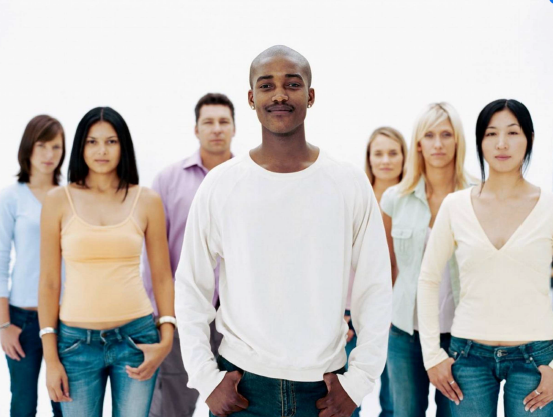
#> input picture images/q02.PNG, 553 x 417 px, found by its file name
$ jupyter execute --allow-errors q02_yolov3_tiny.ipynb   (shell and % lines are left out)
#> lines starting #> are read from the running program, lines starting #| are printed output that depends on the picture
<a href="https://colab.research.google.com/github/LyndainesSantos/detection_methods/blob/main/q02_yolov3_tiny.ipynb" target="_parent"></a>

[cell 1]
cd darknet

[cell 2]
path_image = '/content/images/q02.PNG'

[cell 3]
import cv2
import matplotlib.pyplot as plt

[cell 4]
def read_image(path):
#> called with path = '/content/images/q02.PNG'
  imagem = cv2.imread(path)
#> imagem is the input picture: shape (417, 553, 3); mean B, G, R 185.5, 188.7, 191.9
  return imagem

def display_image(img):
  fig=plt.gcf()
  fig.set_size_inches(18,10)
  plt.axis('off')
  plt.imshow(cv2.cvtColor(img, cv2.COLOR_BGR2RGB))
  plt.show()

def preprocessamento(imagem):
    # Equalização de histograma em cada canal de cor
    img_yuv = cv2.cvtColor(imagem, cv2.COLOR_BGR2YUV)
#> img_yuv: shape (417, 553, 3); mean of channels 0, 1, 2 189.3, 126.1, 130.3
    img_yuv[:, :, 0] = cv2.equalizeHist(img_yuv[:, :, 0])
#> img_yuv: shape (417, 553, 3); mean of channels 0, 1, 2 134.8, 126.1, 130.3
    imagem_eq = cv2.cvtColor(img_yuv, cv2.COLOR_YUV2BGR)
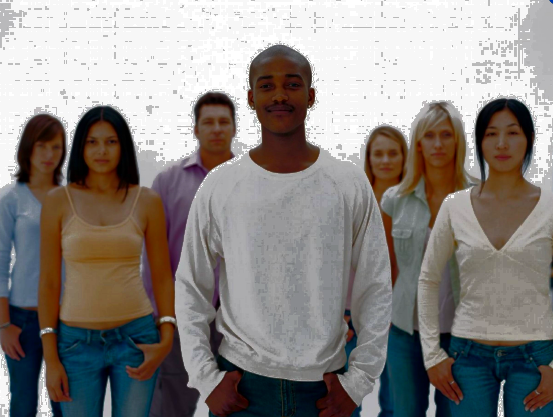
#> imagem_eq: shape (417, 553, 3); mean B, G, R 131.1, 134.2, 139
    cv2.imwrite('q02_red_eq.png', imagem_eq)
    return


$ run again, with images/q01.PNG copied over images/q02.PNG
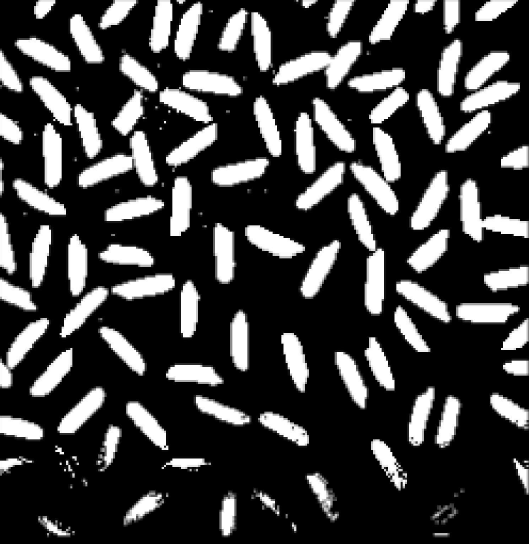
#> input picture images/q01.PNG, 529 x 544 px, found by its file name
#> in read_image, imagem is the input picture: shape (544, 529, 3); min 0, max 255, mean 64.2
#> in preprocessamento, `imagem_eq = cv2.cvtColor(img_yuv, cv2.COLOR_YUV2BGR)`:
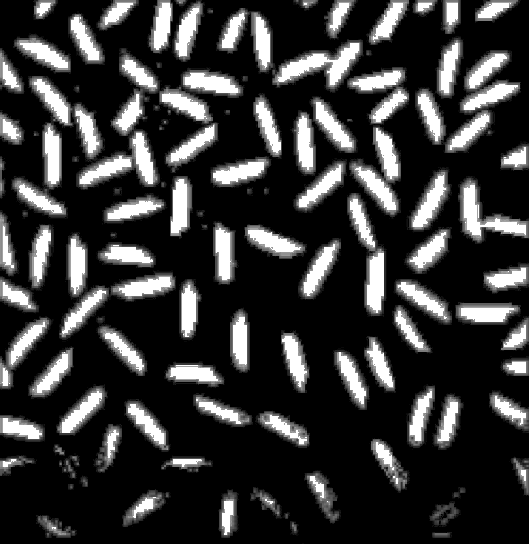
#> imagem_eq: shape (544, 529, 3); min 0, max 255, mean 54.4
